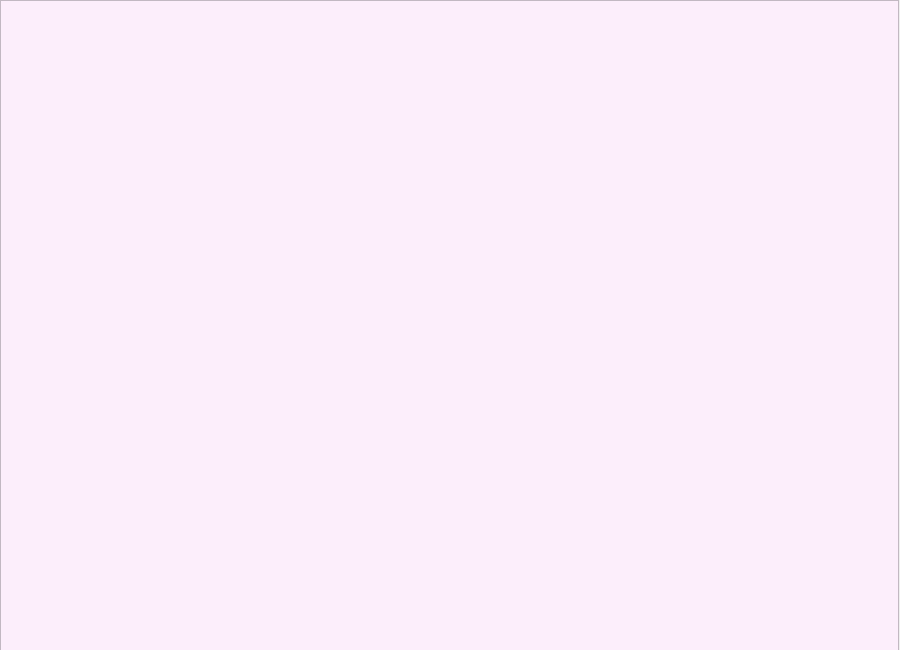
<?xml version="1.0" encoding="UTF-8"?>
<ui version="4.0">
 <class>Helper</class>
 <widget class="QWidget" name="Helper">
  <property name="geometry">
   <rect>
    <x>0</x>
    <y>0</y>
    <width>900</width>
    <height>650</height>
   </rect>
  </property>
  <property name="minimumSize">
   <size>
    <width>900</width>
    <height>650</height>
   </size>
  </property>
  <property name="maximumSize">
   <size>
    <width>900</width>
    <height>650</height>
   </size>
  </property>
  <property name="windowTitle">
   <string>Помощь</string>
  </property>
  <property name="windowIcon">
   <iconset>
    <normaloff>../src/icon.png</normaloff>../src/icon.png</iconset>
  </property>
  <property name="styleSheet">
   <string notr="true">QTextBrowser {background-color:  rgb(142, 154, 76)}</string>
  </property>
  <widget class="QTextBrowser" name="textBrowser">
   <property name="geometry">
    <rect>
     <x>0</x>
     <y>0</y>
     <width>899</width>
     <height>651</height>
    </rect>
   </property>
   <property name="maximumSize">
    <size>
     <width>16777215</width>
     <height>16777215</height>
    </size>
   </property>
   <property name="styleSheet">
    <string notr="true">background: rgb(252, 238, 251);
line-height: 2;</string>
   </property>
  </widget>
 </widget>
 <resources/>
 <connections/>
</ui>
